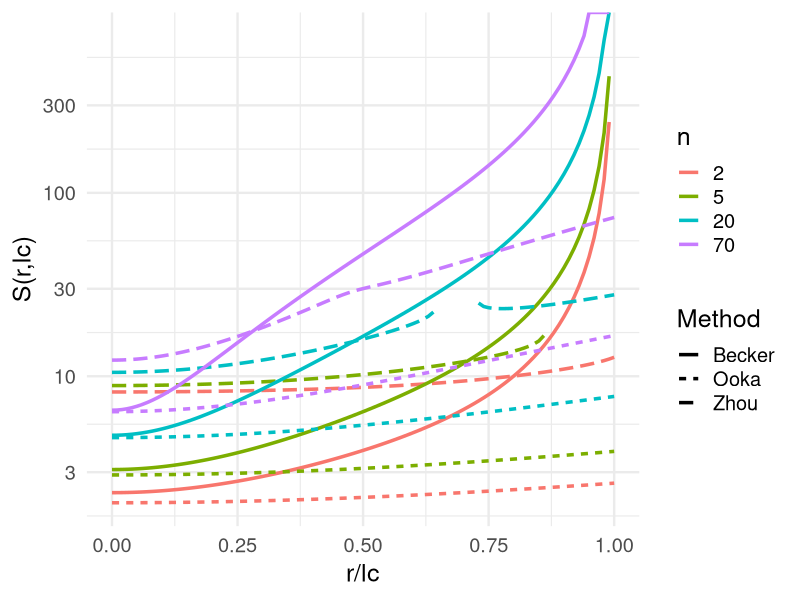
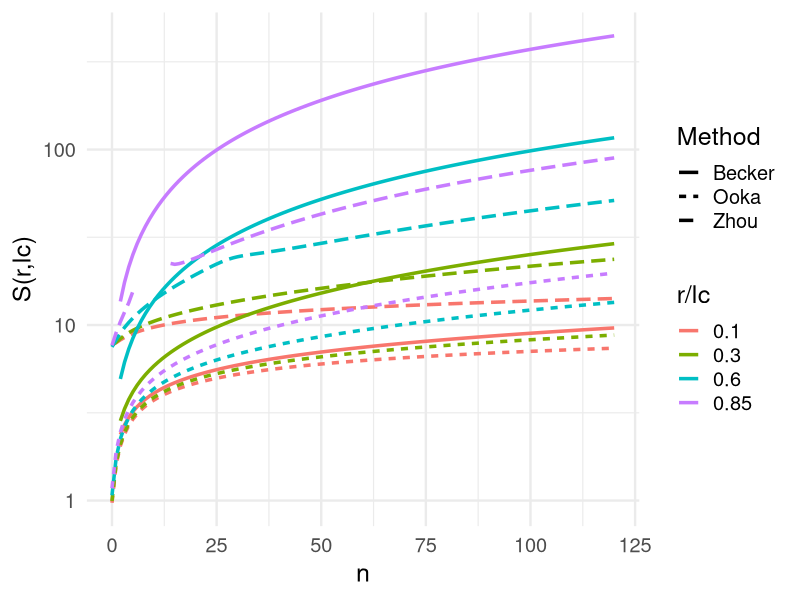
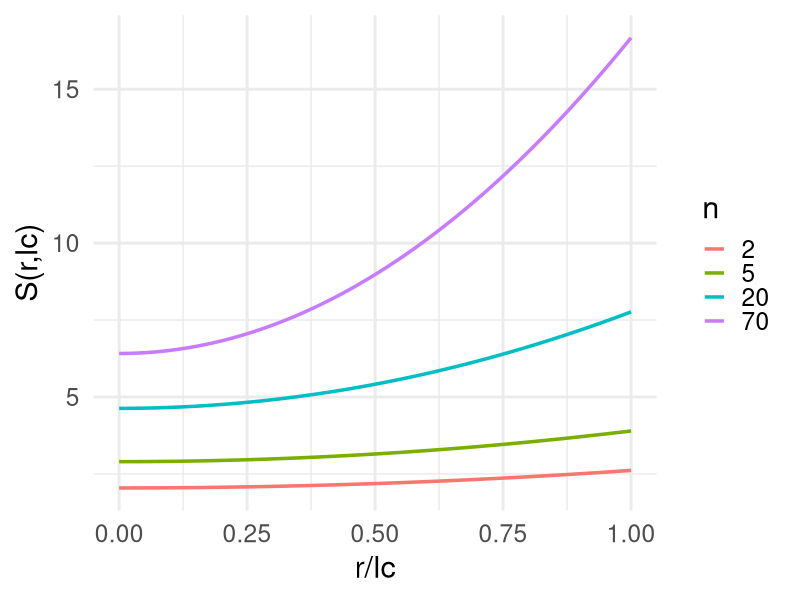
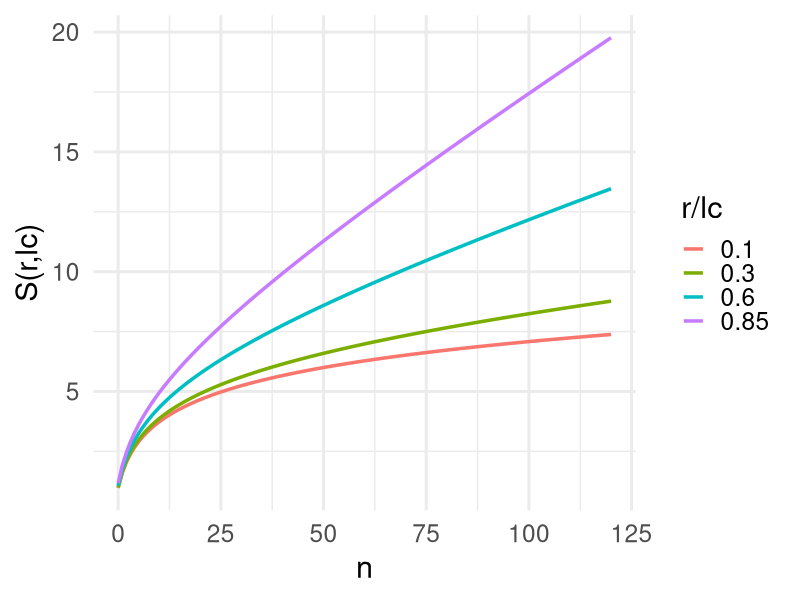

Generate these figures, in order, with R:
library(ggplot2)
library(dplyr)
library(tidyr)

# Parámetros
lp <- 3.04  # Longitud de persistencia en Amstrongs

# Función S1 (Ooka)
calc_S1 <- function(d, delta_ji) {
  lc <- (delta_ji + 2) * 3.8
  d <- d * lc
  S <- 1.5 * log(delta_ji + 2) + 1.5 * (d^2 - 3.8^2) / (lc * 2 * 20)
  return(S)
}

# Función S2 (Zhou)
calc_S2 <- function(d, delta_ji) {
  lc <- (delta_ji + 2) * 3.8
  d <- d * lc
  w <- (5.0 * lp / (4.0 * lc)) - (2.0 * d^2 / lc^2) +
    (33.0 * d^4 / (80.0 * lp * lc^3)) + 
    (79.0 * lp^2 / (160.0 * lc^2)) + 
    (329.0 * d^2 * lp / (120.0 * lc^3)) - 
    (6799.0 * d^4 / (1600.0 * lc^4)) + 
    (3441.0 * d^6 / (2800.0 * lp * lc^5)) - 
    (1089.0 * d^8 / (12800.0 * lp^2 * lc^6))
  S <- 1.5 * log(4 * pi * lp * lc / 3) + 3 * d^2 / (4 * lp * lc) - log(1 - w)
  return(S)
}

# Función S3 (Becker) [S3=-logQ]
calc_Q <- function(d, delta_ji) {
  a <- 14.054
  b <- 0.473
  Lc <- (delta_ji +2) * 3.8
  kappa <- 1.5 / Lc #lp here is not the same as in other functions
  c <- 1 - (1 + (0.38 * kappa^(-0.95))^-5)^(-1/5)
  d_val <- ifelse(kappa < 1/8, 0, 1 / (0.177 / (kappa - 0.111) + 6.40 * (kappa - 0.111)^0.783))
  
  cij <- matrix(
    c(-3/4, 23/64, -7/64, 
      -1/2, 17/16, -9/16), 
    nrow = 2, byrow = TRUE
  )
  
  J_SYD <- ifelse(kappa <= 1/8, (3/4 * pi * kappa)^(3/2) * (1 - 5 * kappa / 4), 
                  112.04 * kappa^2 * exp(0.246 / kappa - a * kappa))
  
  term1 <- ((1 - c * d^2) / (1 - d^2))^(5/2)
  term2 <- 0
  i_values <- c(-1, 0)
  j_values <- 1:3
  for (i in seq_along(i_values)) {
    for (j in seq_along(j_values)) {
      term2 <- term2 + cij[i, j] * kappa^i_values[i] * d^(2 * j_values[j])
    }
  }
  term2 <- exp(term2 / (1 - d^2))
  term3 <- exp(-d_val * kappa * a * b * (1 + b) * d^2 / (1 - b^2 * d^2))
  term4 <- besselI(-d_val * kappa * a * (1 + b) * d / (1 - b^2 * d^2), nu = 0)
  
  Q_r <- J_SYD * term1 * term2 * term3 * term4
  return(Q_r)
}

# Valores de delta_ji y rango de d
delta_ji <- c(2, 5, 20, 70)
d <- seq(0, 1, 0.01)

# Calcular las tres entropías
data <- expand.grid(d = d, delta_ji = delta_ji) %>%
  mutate(Ooka = mapply(calc_S1, d, delta_ji),
         Zhou = mapply(calc_S2, d, delta_ji),
         Becker = -log(mapply(calc_Q, d, delta_ji)))

# Convertir los datos a formato largo
data_long <- data %>%
  gather(key = "S_type", value = "S_value", Ooka, Zhou, Becker)

# Graficar
ggplot(data_long, aes(x = d, y = S_value, color = factor(delta_ji), linetype = S_type)) +
  geom_line(size = 1.2) + 
  labs( 
       x = "r/lc", 
       y = "S(r,lc)", 
       color = "n", 
       linetype = "Method") +
  scale_y_log10()+
  theme_minimal(base_size = 18)


################# FIXED DISTANCE


d <- c(0.1, 0.3 , 0.6,0.85)
delta_ji <- seq(0,120,1)

data2 <- expand.grid(d = d, delta_ji = delta_ji) %>%
  mutate(Ooka = mapply(calc_S1, d, delta_ji),
         Zhou = mapply(calc_S2, d, delta_ji),
         Becker = -log(mapply(calc_Q, d, delta_ji)))

data_long2 <- data2 %>%
  gather(key = "S_type", value = "S_value", Ooka, Zhou, Becker)

ggplot(data_long2, aes(x = delta_ji, y = S_value, color = factor(d), linetype = S_type)) +
  geom_line(size = 1.2) + 
  labs(
       x = "n", 
       y = "S(r,lc)", 
       color = "r/lc", 
       linetype = "Method") +
  scale_y_log10()+
  theme_minimal(base_size = 18)


######################################

# Convertir los datos a formato largo y filtrar para uno
data_long <- data %>%
  gather(key = "S_type", value = "S_value", Ooka, Zhou, Becker) %>%
  filter(S_type == "Ooka")  # Filtrar solo los datos "Ooka"

ggplot(data_long, aes(x = d, y = S_value, color = factor(delta_ji))) +
  geom_line(size = 1.2) + 
  labs( 
       x = "r/lc", 
       y = "S(r,lc)", 
       color = "n") +
  theme_minimal(base_size = 22)


# Convertir los datos a formato largo y filtrar para uno
data_long2 <- data2 %>%
  gather(key = "S_type", value = "S_value", Ooka, Zhou, Becker) %>%
  filter(S_type == "Ooka")  # Filtrar solo los datos "Ooka"


ggplot(data_long2, aes(x = delta_ji, y = S_value, color = factor(d))) +
  geom_line(size = 1.2) + 
  labs( 
       x = "n", 
       y = "S(r,lc)", 
       color = "r/lc") +
  theme_minimal(base_size = 22)





